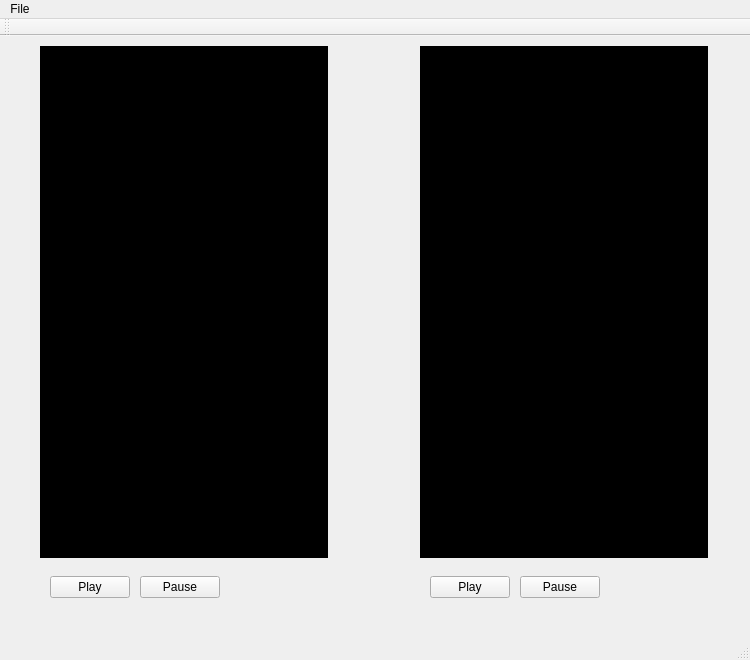
<?xml version="1.0" encoding="UTF-8"?>
<ui version="4.0">
 <class>MainWindow</class>
 <widget class="QMainWindow" name="MainWindow">
  <property name="geometry">
   <rect>
    <x>0</x>
    <y>0</y>
    <width>750</width>
    <height>660</height>
   </rect>
  </property>
  <property name="windowTitle">
   <string>Media Player</string>
  </property>
  <widget class="QWidget" name="centralWidget">
   <widget class="QLabel" name="lblPlayerLeft">
    <property name="geometry">
     <rect>
      <x>40</x>
      <y>10</y>
      <width>288</width>
      <height>512</height>
     </rect>
    </property>
    <property name="autoFillBackground">
     <bool>false</bool>
    </property>
    <property name="styleSheet">
     <string notr="true">Background-color: black;</string>
    </property>
    <property name="text">
     <string/>
    </property>
   </widget>
   <widget class="QPushButton" name="btnPlayLeft">
    <property name="geometry">
     <rect>
      <x>50</x>
      <y>540</y>
      <width>80</width>
      <height>22</height>
     </rect>
    </property>
    <property name="text">
     <string>Play</string>
    </property>
   </widget>
   <widget class="QPushButton" name="btnPauseLeft">
    <property name="geometry">
     <rect>
      <x>140</x>
      <y>540</y>
      <width>80</width>
      <height>22</height>
     </rect>
    </property>
    <property name="text">
     <string>Pause</string>
    </property>
   </widget>
   <widget class="QLabel" name="lblTimerLeft">
    <property name="geometry">
     <rect>
      <x>240</x>
      <y>540</y>
      <width>81</width>
      <height>20</height>
     </rect>
    </property>
    <property name="autoFillBackground">
     <bool>true</bool>
    </property>
    <property name="text">
     <string/>
    </property>
   </widget>
   <widget class="QLabel" name="lblPlayerRight">
    <property name="geometry">
     <rect>
      <x>420</x>
      <y>10</y>
      <width>288</width>
      <height>512</height>
     </rect>
    </property>
    <property name="autoFillBackground">
     <bool>false</bool>
    </property>
    <property name="styleSheet">
     <string notr="true">Background-color: black;</string>
    </property>
    <property name="text">
     <string/>
    </property>
   </widget>
   <widget class="QPushButton" name="btnPauseRight">
    <property name="geometry">
     <rect>
      <x>520</x>
      <y>540</y>
      <width>80</width>
      <height>22</height>
     </rect>
    </property>
    <property name="text">
     <string>Pause</string>
    </property>
   </widget>
   <widget class="QPushButton" name="btnPlayRight">
    <property name="geometry">
     <rect>
      <x>430</x>
      <y>540</y>
      <width>80</width>
      <height>22</height>
     </rect>
    </property>
    <property name="text">
     <string>Play</string>
    </property>
   </widget>
   <widget class="QLabel" name="lblTimerRight">
    <property name="geometry">
     <rect>
      <x>620</x>
      <y>540</y>
      <width>81</width>
      <height>20</height>
     </rect>
    </property>
    <property name="autoFillBackground">
     <bool>true</bool>
    </property>
    <property name="text">
     <string/>
    </property>
   </widget>
  </widget>
  <widget class="QToolBar" name="mainToolBar">
   <attribute name="toolBarArea">
    <enum>TopToolBarArea</enum>
   </attribute>
   <attribute name="toolBarBreak">
    <bool>false</bool>
   </attribute>
  </widget>
  <widget class="QStatusBar" name="statusBar"/>
  <widget class="QMenuBar" name="menuBar">
   <property name="geometry">
    <rect>
     <x>0</x>
     <y>0</y>
     <width>750</width>
     <height>32</height>
    </rect>
   </property>
   <widget class="QMenu" name="menuFile">
    <property name="title">
     <string>File</string>
    </property>
   </widget>
   <addaction name="menuFile"/>
  </widget>
 </widget>
 <layoutdefault spacing="6" margin="11"/>
 <resources/>
 <connections/>
</ui>
